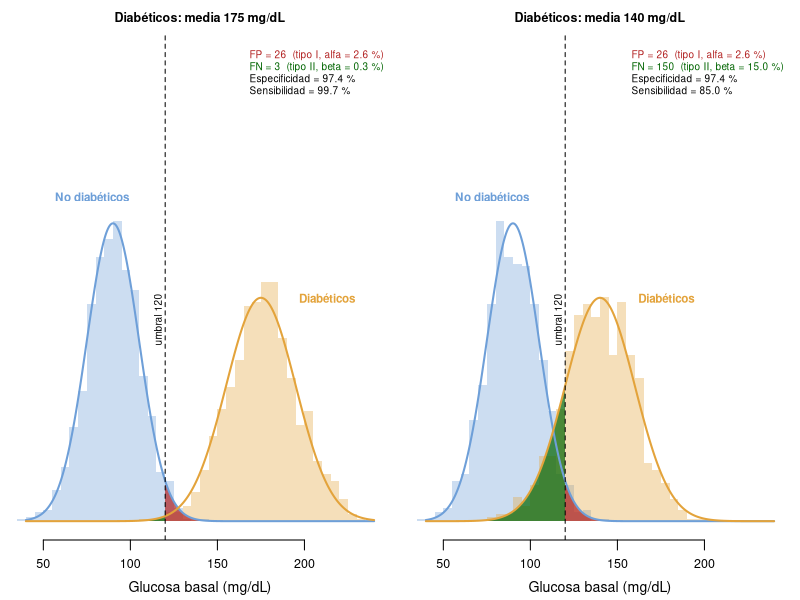

The R script that drew this image:
# Simulación: glucosa basal (mg/dL) en 1000 no diabéticos y 1000 diabéticos.
# Prueba diagnóstica con umbral 120 mg/dL vista como contraste de hipótesis:
#   H0: «el paciente NO es diabético»
#   Falso positivo (FP) = rechazar H0 siendo cierta  -> error tipo I  (alfa)
#   Falso negativo (FN) = no rechazar H0 siendo falsa -> error tipo II (beta)
# Dos escenarios: diabéticos bien separados (media 175) y cercanos (media 140)
# No necesita datos: funciona igual en R y en Rj (JAMOVI).
set.seed(5)
umbral <- 120
sanos  <- c(media = 90, de = 15)
escena <- list(c(media = 175, de = 20), c(media = 140, de = 20))
col_s <- "#6E9FD8"; col_d <- "#E3A33B"                  # sanos / diabéticos
op <- par(mfrow = c(1, 2), mar = c(3, 0.6, 1.6, 0.6), mgp = c(1.8, 0.6, 0),
          cex.axis = 0.75, cex.lab = 0.85)
for (dia in escena) {
  s <- rnorm(1000, sanos["media"], sanos["de"])
  d <- rnorm(1000, dia["media"], dia["de"])
  br <- seq(0, 300, by = 5)
  hs <- hist(s, br, plot = FALSE); hd <- hist(d, br, plot = FALSE)
  plot(NA, xlim = c(40, 240), ylim = c(0, 0.042), yaxt = "n", bty = "n",
       xlab = "Glucosa basal (mg/dL)", ylab = "")
  rect(br[-length(br)], 0, br[-1], hs$density, col = adjustcolor(col_s, 0.35), border = NA)
  rect(br[-length(br)], 0, br[-1], hd$density, col = adjustcolor(col_d, 0.35), border = NA)
  x <- seq(40, 240, length = 400)
  # colas teóricas: FP (sanos por encima del umbral), FN (diabéticos por debajo)
  u <- x[x >= umbral]; polygon(c(umbral, u, max(u)), c(0, dnorm(u, sanos[1], sanos[2]), 0),
                               col = adjustcolor("firebrick", 0.7), border = NA)
  u <- x[x <= umbral]; polygon(c(min(u), u, umbral), c(0, dnorm(u, dia[1], dia[2]), 0),
                               col = adjustcolor("darkgreen", 0.7), border = NA)
  lines(x, dnorm(x, sanos[1], sanos[2]), col = col_s, lwd = 2)
  lines(x, dnorm(x, dia[1], dia[2]), col = col_d, lwd = 2)
  abline(v = umbral, lty = 2)
  FP <- sum(s > umbral); FN <- sum(d < umbral)
  VN <- 1000 - FP;       VP <- 1000 - FN
  text(sanos[1] - 12, 0.0290, "No diabéticos", col = col_s, cex = 0.7, font = 2)
  text(dia[1] + 38, dnorm(dia[1], dia[1], dia[2]), "Diabéticos", col = col_d,
       cex = 0.7, font = 2)
  text(umbral - 4, 0.018, sprintf("umbral %d", umbral), cex = 0.6, srt = 90)
  legend("topright", inset = c(0, 0.02), bty = "n", cex = 0.6, text.col =
           c("firebrick", "darkgreen", "black", "black"),
         legend = c(sprintf("FP = %d  (tipo I, alfa = %.1f %%)", FP, FP / 10),
                    sprintf("FN = %d  (tipo II, beta = %.1f %%)", FN, FN / 10),
                    sprintf("Especificidad = %.1f %%", VN / 10),
                    sprintf("Sensibilidad = %.1f %%", VP / 10)))
  mtext(sprintf("Diabéticos: media %d mg/dL", dia[1]), side = 3, line = 0.3,
        cex = 0.75, font = 2)
}
par(op)
